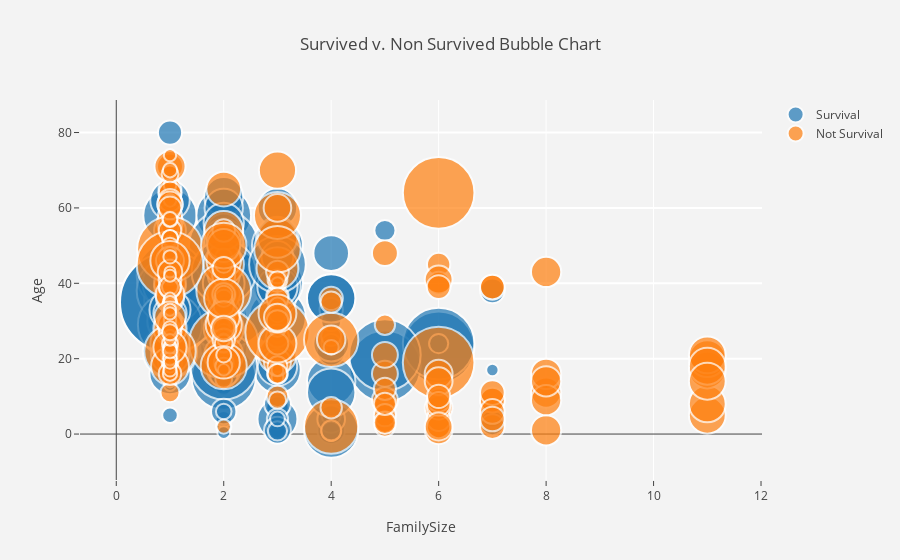

This figure's notebook cell:
### Markdown cell above
Plot the FamilySize vs Age with Fare as the size of the bubble

### Code cell
sizeref = 2.*max(titanic_df['Fare'])/(100**2)

# Survived
trace0 = go.Scatter(
    x=titanic_df['FamilySize'][titanic_df['Survived'] == 1],
    y=titanic_df['Age'][titanic_df['Survived'] == 1],
    mode='markers',
    name='Survival',
    marker=dict(
        symbol='circle',
        sizemode='area',
        sizeref=sizeref,
        size=titanic_df['Fare'][titanic_df['Survived'] == 1],
        line=dict(
            width=2
        ),
    )
)
# Non Survived
trace1 = go.Scatter(
    x=titanic_df['FamilySize'][titanic_df['Survived'] == 0],
    y=titanic_df['Age'][titanic_df['Survived'] == 0],
    mode='markers',
    name='Not Survival',
    marker=dict(
        sizemode='area',
        sizeref=sizeref,
        size=titanic_df['Fare'][titanic_df['Survived'] == 0],
        line=dict(
            width=2
        ),
    )
)
# define data
data = [trace0, trace1]
# define layout
layout = go.Layout(
    title='Survived v. Non Survived Bubble Chart',
    xaxis=dict(
        title='FamilySize',
        gridcolor='rgb(255, 255, 255)',
        zerolinewidth=1,
        ticklen=5,
        gridwidth=1,
    ),
    yaxis=dict(
        title='Age',
        gridcolor='rgb(255, 255, 255)',
        zerolinewidth=1,
        ticklen=5,
        gridwidth=2,
    ),
    paper_bgcolor='rgb(243, 243, 243)',
    plot_bgcolor='rgb(243, 243, 243)',
)
# define figure
fig = go.Figure(data=data, layout=layout)
iplot(fig, filename='Survival v. Non Survival Bubble Chart')

### Figure 1 — Plotly figure (JSON) as saved in the notebook; plotly's stock layout.template omitted (floating-point values rounded to 4 significant figures; data arrays with more than 128 entries replaced by an {"elided": "..."} marker saying what was removed)
{"data": [{"marker": {"line": {"width": 2}, "size": {"elided": "342 float values"}, "sizemode": "area", "sizeref": 0.1025, "symbol": "circle"}, "mode": "markers", "name": "Survival", "type": "scatter", "uid": "5cc9cccb-a80b-45b4-9682-6f51dbd4e615", "x": {"elided": "342 int values"}, "y": {"elided": "342 float values"}}, {"marker": {"line": {"width": 2}, "size": {"elided": "545 float values"}, "sizemode": "area", "sizeref": 0.1025}, "mode": "markers", "name": "Not Survival", "type": "scatter", "uid": "ef352b2b-e452-4e9e-9494-af0cf67cfd5a", "x": {"elided": "545 int values"}, "y": {"elided": "545 float values"}}], "layout": {"autosize": true, "paper_bgcolor": "rgb(243, 243, 243)", "plot_bgcolor": "rgb(243, 243, 243)", "title": {"text": "Survived v. Non Survived Bubble Chart"}, "xaxis": {"autorange": true, "gridcolor": "rgb(255, 255, 255)", "gridwidth": 1, "range": [-0.3889, 11.9], "ticklen": 5, "title": {"text": "FamilySize"}, "type": "linear", "zerolinewidth": 1}, "yaxis": {"autorange": true, "gridcolor": "rgb(255, 255, 255)", "gridwidth": 2, "range": [-16.52, 90.74], "ticklen": 5, "title": {"text": "Age"}, "type": "linear", "zerolinewidth": 1}}}
